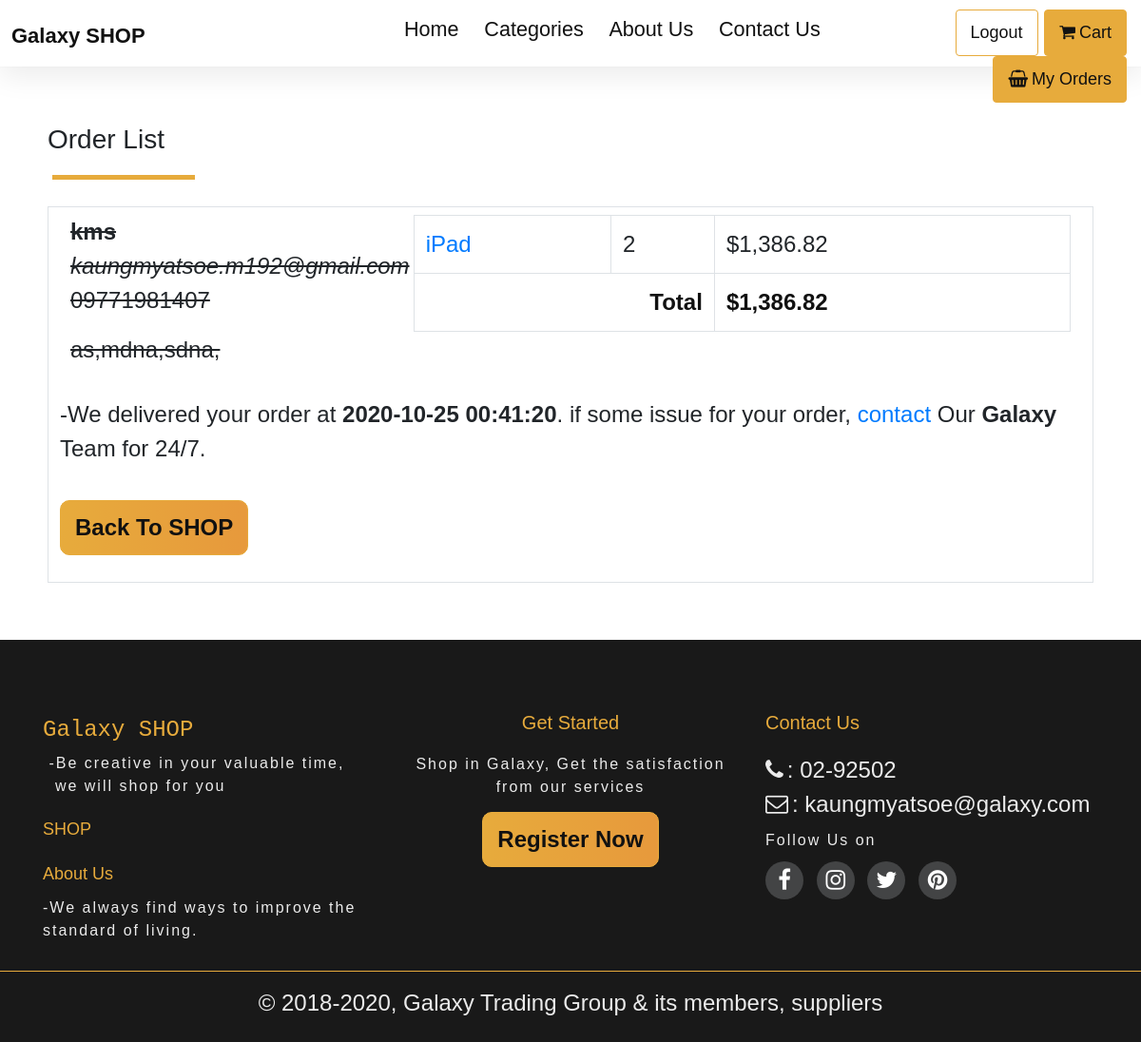
Page /orders (signed in) on the committed database.
### tables this page shows
CREATE TABLE orders (id INTEGER PRIMARY KEY AUTOINCREMENT, user_id INTEGER, name TEXT, email TEXT, phone TEXT, address TEXT, status INTEGER DEFAULT 0, createdAt datetime DEFAULT CURRENT_TIMESTAMP, modifiedAt datetime DEFAULT CURRENT_TIMESTAMP,  FOREIGN KEY(user_id) REFERENCES users(id));

CREATE TABLE order_items(id INTEGER PRIMARY KEY AUTOINCREMENT, product_id INTEGER, order_id INTEGER, quantity INTEGER, FOREIGN KEY(product_id) REFERENCES products(id), FOREIGN KEY(order_id) REFERENCES orders(id));

CREATE TABLE products(id INTEGER PRIMARY KEY AUTOINCREMENT, name TEXT, price NUMERIC, discount NUMERIC default 0,category_id INTEGER, image TEXT, createdAt datetime DEFAULT CURRENT_TIMESTAMP, modifiedAt datetime DEFAULT CURRENT_TIMESTAMP, description text, quantity INTEGER, FOREIGN KEY(category_id) REFERENCES categories(id));

### app.py (the view)
@app.route("/orders")
@login_required
def show_myorders():
    orders = db.execute("SELECT * from orders WHERE user_id = :user_id ORDER BY createdAt desc", user_id=session['user_id'])
    items = []
    items = orders
    for i in range(len(orders)):
        items[i]['order_items'] = []
        items[i]['total'] = 0
    for i in range(len(orders)):
        items[i]['order_items'] = db.execute("SELECT order_items.*, products.id as product_id, products.name, products.price, products.discount  from order_items LEFT JOIN products ON order_items.product_id = products.id where order_items.order_id =  :order_id", order_id=orders[i]['id'])
        for j in range(len(items[i]['order_items'])):
            items[i]['total'] = items[i]['total'] + ((items[i]['order_items'][j]["price"] - (items[i]['order_items'][j]["price"] * items[i]['order_items'][j]["discount"] / 100 )) * items[i]['order_items'][j]['quantity'])
    return render_template('user-orders.html', items=items)

### app.py (called while the page is built)
@app.after_request
def after_request(response):
    response.headers["Cache-Control"] = "no-cache, no-store, must-revalidate"
    response.headers["Expires"] = 0
    response.headers["Pragma"] = "no-cache"
    return response

def login_required(f):
    @wraps(f)
    def decorated_function(*args, **kwargs):
        if session.get("user_id") is None:
            flash("You are not logged in. Log in here.", 'danger')
            return render_template("sign-in.html")
        return f(*args, **kwargs)
    return decorated_function

def usd(value):
    return f"${value:,.2f}"

### templates/user-orders.html (shortened to what this page needs)
{% extends "layout.html" %}
{% block main %}
<header class="container-fluid">
    {% include "navbar.html" %}
</header>
<div id="order-section" class="container">
    <h3 class="heading-secondary">Order List</h3>
    {% if items | length > 0 : %}
    {% for item in items %}
    <div class="order-item border p-2">
        <div class="row">
            <div class="col-md-4 {{ 'delivered' if item['status'] == 1 else ''  }}">
                <b class="d-block">{{ item['name'] }}</b>
                <i>{{ item['email'] }}</i>
                <p>{{ item['phone'] }}</p>
                <address>{{ item['address'] }}</address>
            </div>
            <div class="col-md-8 table-responsive">
                <table class="table table-bordered">
                    <tbody>
                        {% for order_item in item['order_items'] %}
                        <tr>
                            <td>
                                <a href="/products/{{ order_item['product_id'] }}">{{ order_item['name'] }}</a>
                            </td>
                            <td>{{ order_item["quantity"] }}</td>
                            <td>
                                {{ ((order_item["price"] - (order_item["price"] * order_item["discount"] / 100 )) * order_item["quantity"]) | usd }}
                            </td>
                        </tr>
                        {% endfor %}
                    <tfoot>
                        <td scope="row" colspan="2" class="text-right bold">Total</td>
                        <td class="bold">{{ item['total'] | usd }}</td>
                    </tfoot>
                    </tbody>
                </table>
            </div>
            <div class="mt-3 px-1">
                {% if item['status'] == 1 %}
                <p>&dash;We delivered your order at <b>{{ item['modifiedAt'] }}</b>. if some issue for your order, <a
                        href="/contact">contact</a> Our <b>Galaxy</b> Team for 24/7.</p>
                {% else %}
                <p>Your order has been submitted at <b>{{ item['createdAt'] }}</b>. We will deliver the items as soon as
                    possible.</p>
                {% endif %}
                <a href="/products" class="btn primary-btn">Back To SHOP</a>
            </div>
        </div>
    </div>
    {% endfor %}
    {% else %}
    <div class="nothing">
        <p>You haven't ordered any product</p>
        <a href="/products" class="btn primary-btn">Back To SHOP</a>
    </div>
    {% endif %}
</div>
{% endblock %}

### static/style/style.css (style rules this page uses)
* { margin: 0; padding: 0; box-sizing: border-box; }
body { font-family: Arial, Helvetica, sans-serif; font-size: 24px; }
.bold { color: #111; font-size: 24px; font-weight: 700; }
a:active, a:link, a:visited { text-decoration: none; }
.container-fluid, .row { padding-right: 0; padding-left: 0; max-width: 100vw; margin: 0; }
.heading-secondary::after { display: block; content: ""; margin: 20px 5px 20px; width: 150px; height: 5px; background-color: #e7ab3c; }
.primary-btn { display: inline-block; font-size: 24px !important; font-weight: 700; padding: 15px 10px; background-image: linear-gradient(to right, #e7ab3c, #e7993c, #e7ab3c); background-color: #e7ab3c; background-size: 200%; border-radius: 10px; -webkit-border-radius: 10px; -moz-border-radius: 10px; -ms-border-radius: 10px; -o-border-radius: 10px; margin: 20px auto; transition: all 0.5s; -webkit-transition: all 0.5s; -moz-transition: all 0.5s; -ms-transition: all 0.5s; -o-transition: all 0.5s; }
header { padding: 0; }
.btn:link, .btn:visited { color: #111 !important; font-size: 18px; padding: 10px 15px; border: 1px solid #e7ab3c !important; }
#order-section { padding: 60px 20px; display: flex; flex-direction: column; }
.delivered { text-decoration: line-through; }

### rows in the picture
orders: name "kms", email "kaungmyatsoe.m192@gmail.com", phone "09771981407", address "as,mdna,sdna,", total "$1,386.82", modifiedAt "2020-10-25 00:41:20"
order_items: name "iPad", quantity "2"
products: price+discount "$1,386.82"
